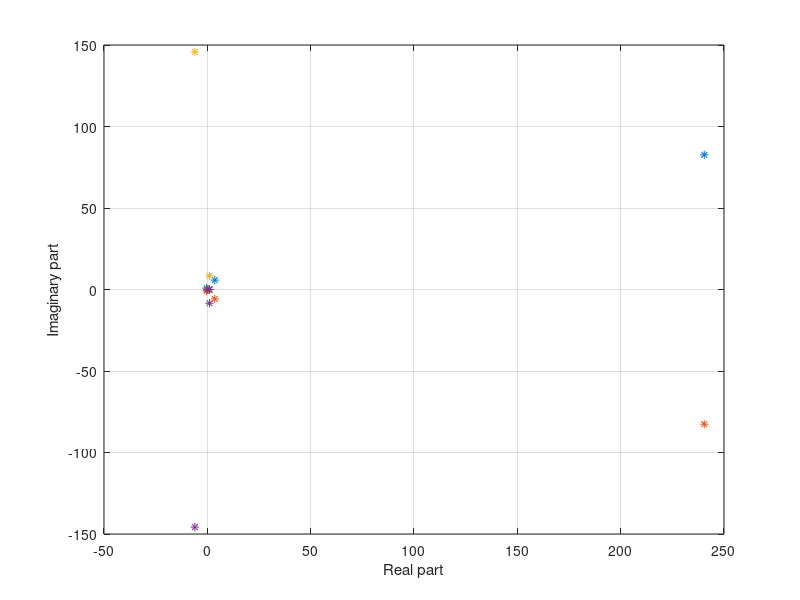

Write MATLAB code to recreate this figure. (Note: this script raises an error after producing the figure.)
clear all
clc
% Aircraft parameter
u = 235.9;
h = 12121;
b = 59.64;
S = 511;
W = 2.83e6;
c = 8.324;
Ixx = 0.247e8;
Iyy = 0.449e8;
Izz = 0.673e8;
Ixz = -0.212e7;
theta = 0; % straint level flight
% natural parameter
g = 9.81;
m = W/g;
% The dimensional stability derivatives
Xu = -2000;
Xw = 4000;
Xq = 0;
Xdw = 0;
Xdu = 0;
Zu = -26000;
Zw = -90000;
Zq = -450000;
Zdw = 2000;
Mu = 16000;
Mw = -160000;
Mq = -1.5e7;
Mdw = -17000;
Mdu = 0;
Mdq = 0;
Zdu = 0;
Zdq = 0;


% Createing M1 and M2 matrix [1a]
M1 = [-Xu, -Xw, -Xq, m*g*cos(theta);
    -Zu, -Zw, -(m*u+Zq), m*g*sin(theta);
    -Mu, -Mw, -Mq, 0;
    0,0,-1,0];
M2 = [(m-Xdu), -Xdw, -Xq, 0;
    -Zdu, (m-Zdw), -Zdq, 0;
    -Mdu, -Mdw, (Iyy - Mdq),0;
    0,0,0,1];

% A matrix for ongitudinal equations [1b]
Atest = -M2^-1*M1;
A = [Xu/m, Xw/m, Xq/m, -g*cos(theta);
    Zu/(m-Zdu), Zw/(m-Zdw), (Zq+m*u)/(m-Zdw), -(m*g*sin(theta)/(m-Zdw));
    (Mu+Zu*Mdw/(m-Zdw))/Iyy, (Mw + Zw*Mdw/(m-Zdw))/Iyy,  (Mq + (Zq+m*u)*Mdw/(m-Zdw))/Iyy, 0;
    0,0,1,0];

%question 1a
% Find Eighenvalue and Eighenvector
[V,D] = eig(A);
% Normalize Eighenvector
lamda1 = V(:,1)/V(end,1);
lamda2 = V(:,2)/V(end,2);
lamda3 = V(:,3)/V(end,3);
lamda4 = V(:,4)/V(end,4);

figure(1)
plot(lamda1,'*');
hold on
plot(lamda2,'*');
plot(lamda3,'*');
plot(lamda4,'*');
grid on
xlabel('Real part');
ylabel('Imaginary part')
hold off

pertur = 0.0125*(real(lamda1)+real(lamda2)+real(lamda3)+real(lamda4));
V_norm = [lamda1, lamda2, lamda3, lamda4];
C = V_norm\pertur;
% now we set X_e
X_e =@(t) u*t + sum(integral(@(t)C.*V_norm(1,:)'.*exp(diag(D)*t),0,t,"ArrayValue",true));
t_at4 = fsolve(@(t) X_e(t) - 40000,150);
t_at2 = fsolve(@(t) X_e(t) - 2000,150);
time4k = real(t_at4);
time2k = real(t_at2);
% solve for Ze, theta, and alpha

Ze = @(t) sum(integral(@(t) -u.*C.*V_norm(4,:)'.*exp(diag(D)*t),0,t,"ArrayValue",true)) + sum(integral(@(t) C.*V_norm(2,:)'.*exp(diag(D)*t),0,t,"ArrayValue",true));

theta = @(t) sum(C.*V_norm(4,:)'.*exp(diag(D)*t));

alpha =@(t) sum(C.*V_norm(2,:)'.*exp(diag(D)*t));

% Setting the time array
 
time_at4k = linspace(0,time4k,1000);
time_at2k = linspace(0,time2k,1000);

Ze_values = zeros(length(time_at4k));
theta_values = zeros(length(time_at4k));
alpha_values = zeros(length(time_at4k));
Xe_values = zeros(length(time_at4k));
% now pass eveything into the graph
for i = 1:length(time_at4k)
    Xe_values(i) = X_e(time_at4k(i));
    Ze_values(i) = Ze(time_at4k(i));
    %
    alpha_values(i) = alpha(time_at4k(i));
    theta_values(i) = theta(time_at4k(i));
end
inverseZe = -1.*Ze_values;
figure(2)
plot(Xe_values(:,1),inverseZe(:,1));
xlabel("X_{E}");
ylabel("Altitude Z_{E}")
title("−Z_{E} vs. X_{E} ")

figure(3)
plot(Xe_values(:,1),theta_values(:,1));
xlabel("X_{E}");
ylabel("\theta")
title("\theta vs. X_{E} ")

figure(4)
plot(Xe_values(:,1),alpha_values(:,1));
xlabel("X_{E}");
ylabel("\alpha")
title("\alpha vs. X_{E}")


